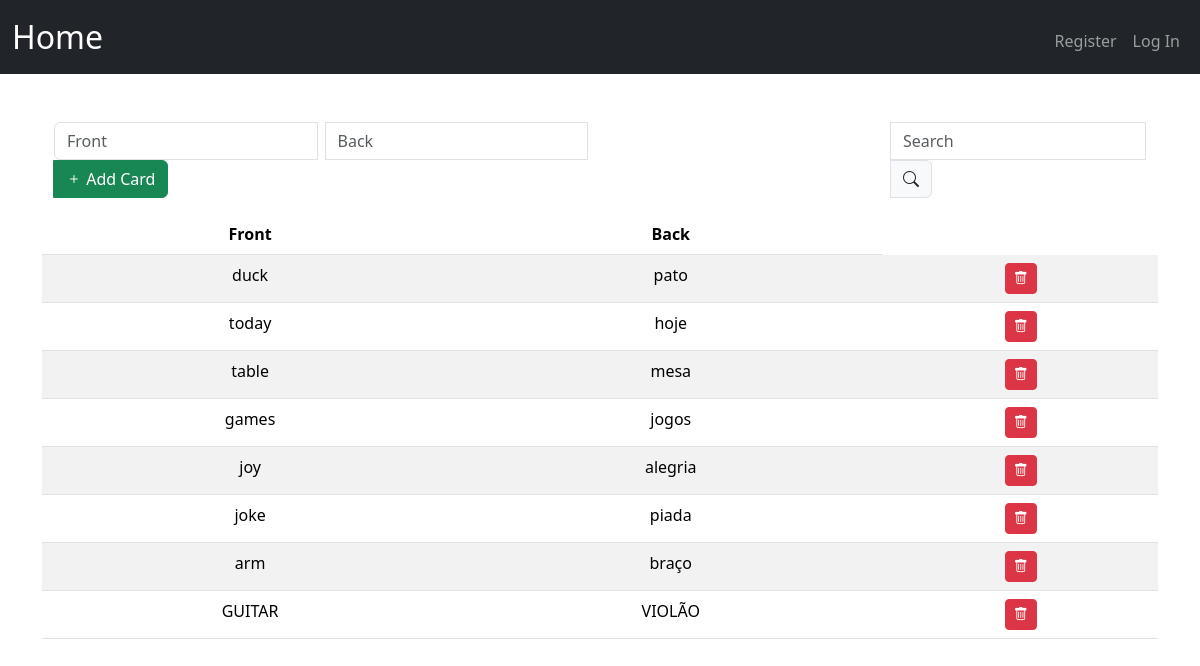
The app's page /cards/10, older data.
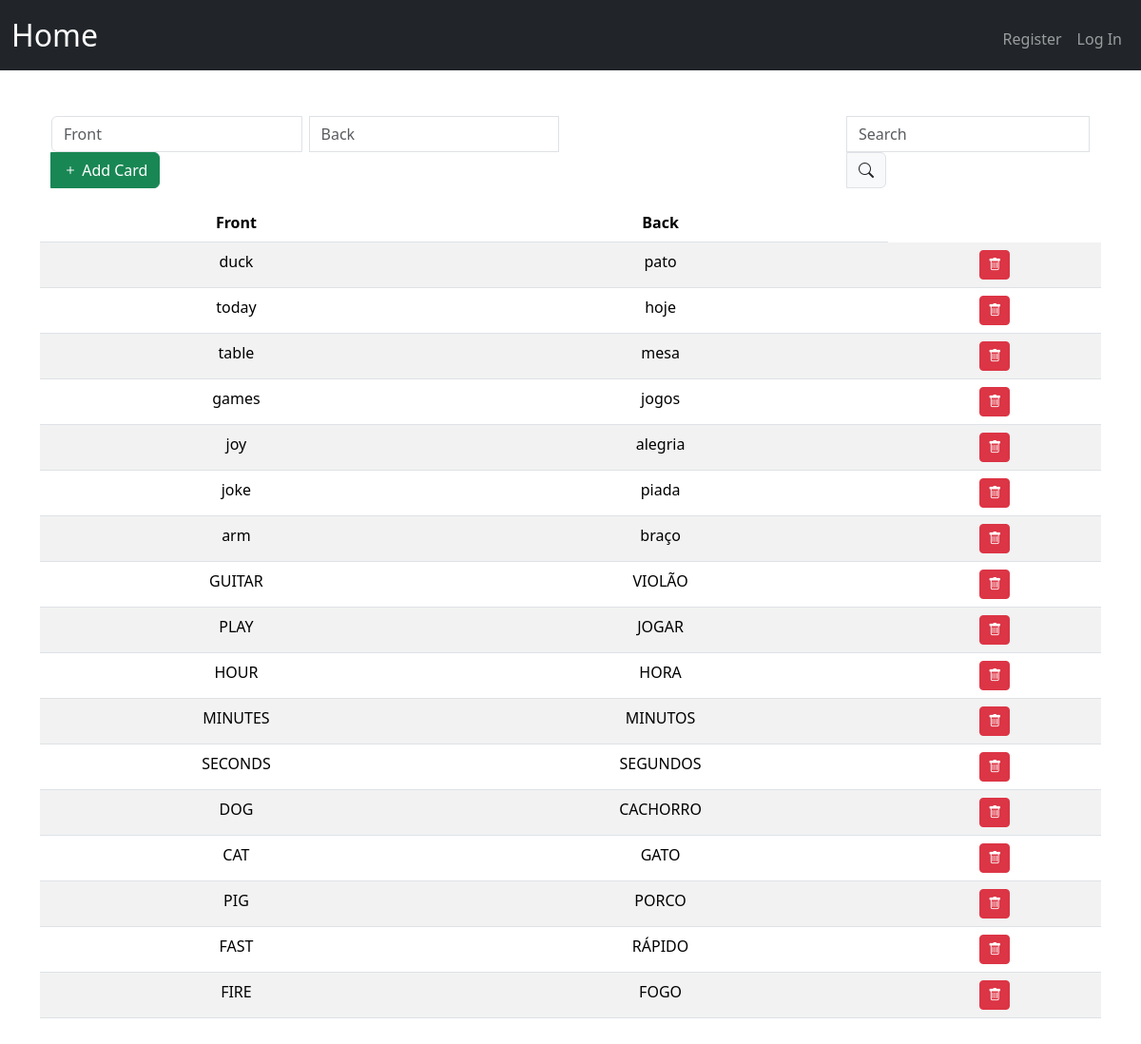
The same page, newer data.
### tables this page shows
CREATE TABLE cards (
    id INTEGER PRIMARY KEY AUTOINCREMENT,

    deck_id INTEGER NOT NULL,
    front TEXT NOT NULL,
    back TEXT NOT NULL,

    state TEXT NOT NULL CHECK (
        state IN ('learning', 'review', 'relearning')
    ),

    step INTEGER NOT NULL DEFAULT 0,
    interval INTEGER NOT NULL DEFAULT 0,
    ease REAL NOT NULL DEFAULT 2.5,
    repetitions INTEGER NOT NULL DEFAULT 0,

    due INTEGER NOT NULL,
    last_review INTEGER,

    created_at DATETIME DEFAULT CURRENT_TIMESTAMP,
    updated_at DATETIME DEFAULT CURRENT_TIMESTAMP,

    FOREIGN KEY (deck_id) REFERENCES decks(id) ON DELETE CASCADE
);

### src/main.py (the view)
@app.route("/cards/<int:deck_id>")  # type: ignore
def cards(deck_id: int) -> WerkzeugResponse | str | None:
    cards = db.execute(  # type: ignore
        "SELECT id, front, back, deck_id FROM cards WHERE deck_id = ?", deck_id
    )
    return render_template("cards.html", cards=cards, deck_id=deck_id)

### src/main.py (called while the page is built)
@app.after_request
def after_request(response: Response) -> Response:
    response.headers["Cache-Control"] = "no-cache, no-store, must-revalidate"
    response.headers["Expires"] = 0
    response.headers["Pragma"] = "no-cache"
    return response

### src/templates/cards.html (shortened to what this page needs)
{% extends "layout.html" %}  {% block title %} Cards {% endblock %} {% block main %}
<div class="container">
  <div class="row justify-content-between">
    <div class="col-6">
      <div class="input-group mb-3">
        <input
          id="front_card"
          autocomplete="off"
          autofocus
          class="form-control w-auto me-2"
          name="front_card"
          placeholder="Front"
          type="text"
        />
        <input
          id="back_card"
          autocomplete="off"
          autofocus
          class="form-control w-auto"
          name="back_card"
          placeholder="Back"
          type="text"
        />
        <button id="add-card" type="button" class="btn btn-success">
          <i class="bi bi-plus"></i>
          Add Card
        </button>
      </div>
    </div>
    <div class="col-3">
      <div class="input-group mb-3">
        <input
          id="search_card_input"
          class="form-control w-auto"
          type="search"
          placeholder="Search"
          aria-label="Search"
        />
        <span class="input-group-text" id="addon-wrapping"
          ><i class="bi bi-search"></i
        ></span>
      </div>
    </div>
  </div>
</div>
<table id="table_cards" class="table table-striped">
  <thead>
    <tr>
      <th scope="col">Front</th>
      <th scope="col">Back</th>
    </tr>
  </thead>
  <tbody>
    {% for card in cards %}
    <tr>
      <td>{{card.front}}</td>
      <td>{{card.back}}</td>
      <td>
        <button
          id="{{card.id}}"
          type="button"
          class="btn btn-sm btn-danger delete-card"
        >
          <i class="bi bi-trash"></i>
        </button>
      </td>
    </tr>
    {% endfor %}
  </tbody>
</table>
{% endblock %}

### src/templates/layout.html (shortened to what this page needs)
<!DOCTYPE html>
<html lang="en">
  <head>
    <link
      href="https://cdn.jsdelivr.net/npm/bootstrap@5.3.3/dist/css/bootstrap.min.css"
      rel="stylesheet"
    />
    <link rel="stylesheet" href="https://cdn.jsdelivr.net/npm/bootstrap-icons@1.5.0/font/bootstrap-icons.css">
    <link href="{{ url_for('static', filename='styles.css') }}" rel="stylesheet" />
  </head>
  <body>
    <nav class="navbar-dark bg-dark navbar navbar-expand-md">
      <div class="container-fluid">
        <a class="navbar-brand" href="{{url_for('index')}}"
        >Home</a>
        <div class="collapse navbar-collapse" id="navbar">
          {% if session["user_id"] %}
          <ul class="navbar-nav me-auto mt-2">
            <li class="nav-item">
              <a class="nav-link" href="{{url_for('decks')}}">Decks</a>
            </li>
          </ul>
          <ul class="navbar-nav ms-auto mt-2">
            <li class="nav-item">
              <a class="nav-link" href="{{url_for('logout')}}">Log Out</a>
            </li>
          </ul>
          {% else %}
          <ul class="navbar-nav ms-auto mt-2">
            <li class="nav-item">
              <a class="nav-link" href="{{url_for('register')}}">Register</a>
            </li>
            <li class="nav-item">
              <a class="nav-link" href="{{url_for('login')}}">Log In</a>
            </li>
          </ul>
          {% endif %}
        </div>
      </div>
    </nav>
    <main class="container py-5 text-center">
      {% block main %}{% endblock %}
    </main>
  </body>
</html>

### src/static/styles.css (style rules this page uses)
nav .navbar-brand { font-size: xx-large; }

Row changes from the older to the newer data that the page shows:
added cards: front "PLAY", back "JOGAR"
added cards: front "HOUR", back "HORA"
added cards: front "MINUTES", back "MINUTOS"
added cards: front "SECONDS", back "SEGUNDOS"
added cards: front "DOG", back "CACHORRO"
added cards: front "CAT", back "GATO"
added cards: front "PIG", back "PORCO"
added cards: front "FAST", back "RÁPIDO"
added cards: front "FIRE", back "FOGO"
